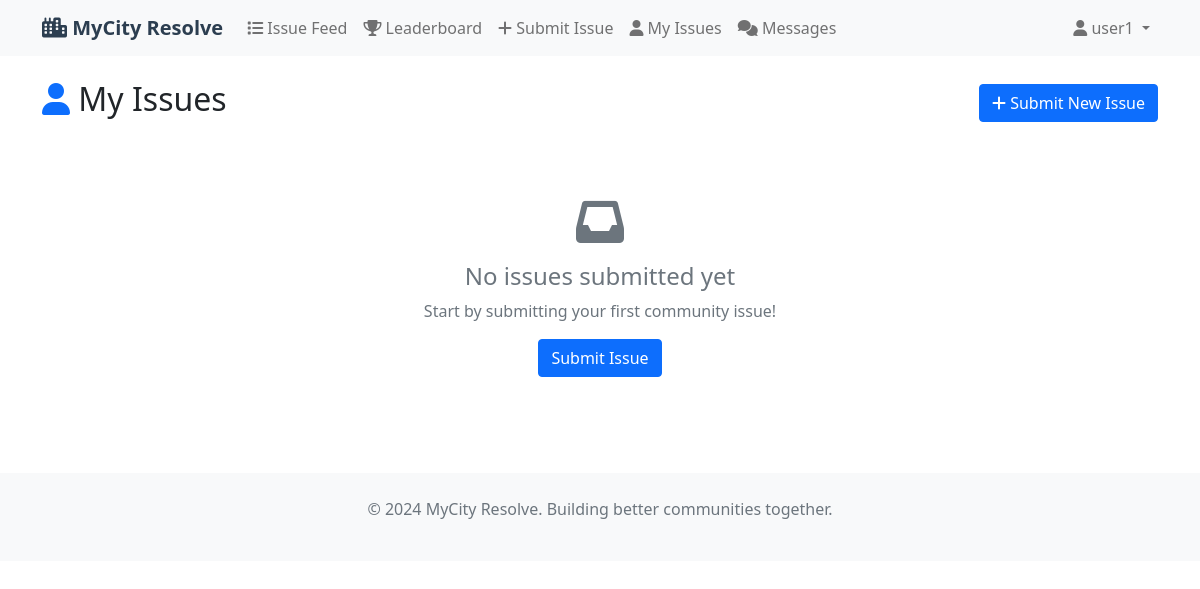
/my-issues/ (signed in), run on an earlier commit of the app's database.
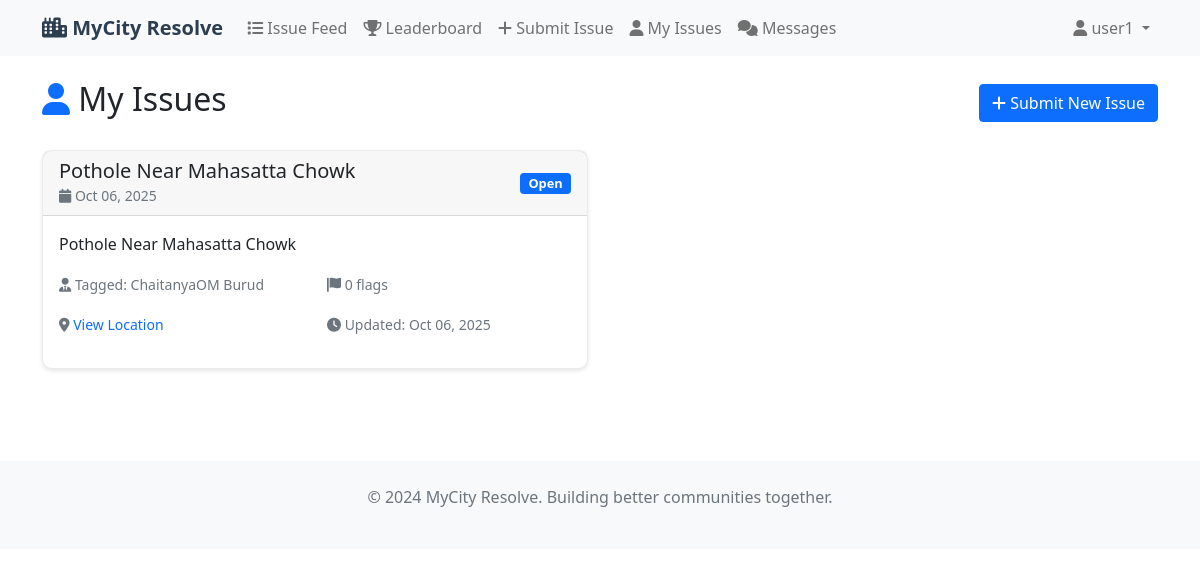
And on a later commit of the database.
### resolve/models.py (models this page shows, shortened)
class Issue(models.Model):
    STATUS_CHOICES = [
        ('open', 'Open'),
        ('pending_confirm', 'Pending Confirmation'),
        ('solved', 'Solved'),
    ]
    title = models.CharField(max_length=200)
    description = models.TextField()
    image = models.ImageField(upload_to='issue_images/', null=True, blank=True)
    user = models.ForeignKey(User, on_delete=models.CASCADE, related_name='issues')
    leader_tagged = models.ForeignKey(Leader, on_delete=models.CASCADE, related_name='tagged_issues')
    latitude = models.DecimalField(max_digits=22, decimal_places=16)
    hashtags = models.ManyToManyField(Hashtag, related_name='issues', blank=True)
    likes = models.ManyToManyField(User, related_name='liked_issues', blank=True)
    bookmarks = models.ManyToManyField(User, related_name='bookmarked_issues', blank=True)
    is_edited = models.BooleanField(default=False)
    edited_at = models.DateTimeField(null=True, blank=True)
    longitude = models.DecimalField(max_digits=22, decimal_places=16)
    status = models.CharField(max_length=20, choices=STATUS_CHOICES, default='open')
    is_leader_resolved = models.BooleanField(default=False)
    is_user_confirmed = models.BooleanField(default=False)
    flag_count = models.IntegerField(default=0)
    created_at = models.DateTimeField(auto_now_add=True)
    updated_at = models.DateTimeField(auto_now=True)
    class Meta:
        ordering = ['-created_at']

class Leader(models.Model):
    name = models.CharField(max_length=100)
    designation = models.CharField(max_length=100, help_text="e.g., 'Council Member', 'Mayor'")
    solved_problems = models.IntegerField(default=0)
    profile_picture = models.ImageField(upload_to='leader_profiles/', null=True, blank=True)
    user_account = models.OneToOneField(User, on_delete=models.CASCADE, null=True, blank=True,
                                      help_text="Link to user account for login access")
    created_at = models.DateTimeField(auto_now_add=True)
    updated_at = models.DateTimeField(auto_now=True)
    class Meta:
        ordering = ['-solved_problems']

### resolve/views.py (the view)
# urls.py: path('my-issues/', views.my_issues, name='my_issues'),
@login_required
def my_issues(request):
    issues = Issue.objects.filter(user=request.user).order_by('-created_at')
    return render(request, 'resolve/my_issues.html', {'issues': issues})

### resolve/templates/resolve/my_issues.html (shortened to what this page needs)
{% extends 'resolve/base.html' %}
{% block content %}
<div class="d-flex justify-content-between align-items-center mb-4">
    <h2>
        <i class="fas fa-user text-primary"></i> My Issues
    </h2>
    <a href="{% url 'submit_issue' %}" class="btn btn-primary">
        <i class="fas fa-plus"></i> Submit New Issue
    </a>
</div>
{% if issues %}
    <div class="row">
        {% for issue in issues %}
        <div class="col-lg-6 mb-4">
            <div class="card issue-card">
                <div class="card-header d-flex justify-content-between align-items-center">
                    <div>
                        <h5 class="mb-0">{{ issue.title }}</h5>
                        <small class="text-muted">
                            <i class="fas fa-calendar"></i> {{ issue.created_at|date:"M d, Y" }}
                        </small>
                    </div>
                    <span class="badge
                        {% if issue.status == 'solved' %}bg-success
                        {% elif issue.status == 'pending_confirm' %}bg-warning
                        {% else %}bg-primary{% endif %} status-badge">
                        {{ issue.get_status_display }}
                    </span>
                </div>
                <div class="card-body">
                    <p class="card-text">{{ issue.description }}</p>
                    <div class="row mb-3">
                        <div class="col-6">
                            <small class="text-muted">
                                <i class="fas fa-user-tie"></i> Tagged: {{ issue.leader_tagged.name }}
                            </small>
                        </div>
                        <div class="col-6">
                            <small class="text-muted">
                                <i class="fas fa-flag"></i> {{ issue.flag_count }} flags
                            </small>
                        </div>
                    </div>
                    <div class="row mb-3">
                        <div class="col-6">
                            <small class="text-muted">
                                <i class="fas fa-map-marker-alt"></i>
                                <a href="https://www.google.com/maps?q={{ issue.latitude }},{{ issue.longitude }}"
                                   target="_blank" class="text-decoration-none">
                                    View Location
                                </a>
                            </small>
                        </div>
                        <div class="col-6">
                            <small class="text-muted">
                                <i class="fas fa-clock"></i> Updated: {{ issue.updated_at|date:"M d, Y" }}
                            </small>
                        </div>
                    </div>
                </div>
            </div>
        </div>
        {% endfor %}
    </div>
{% else %}
    <div class="text-center py-5">
        <i class="fas fa-inbox fa-3x text-muted mb-3"></i>
        <h4 class="text-muted">No issues submitted yet</h4>
        <p class="text-muted">Start by submitting your first community issue!</p>
        <a href="{% url 'submit_issue' %}" class="btn btn-primary">Submit Issue</a>
    </div>
{% endif %}
{% endblock %}

What changed in the data, as far as the page shows it:
added Issue: title "Pothole Near Mahasatta Chowk", created_at "Oct 06, 2025", status "Open", description "Pothole Near Mahasatta Chowk", leader_tagged.name "ChaitanyaOM Burud", flag_count "0", updated_at "Oct 06, 2025"
Also different on the page:
text no longer shown: "No issues submitted yet Start by submitting your first community issue! Submit Issue"
